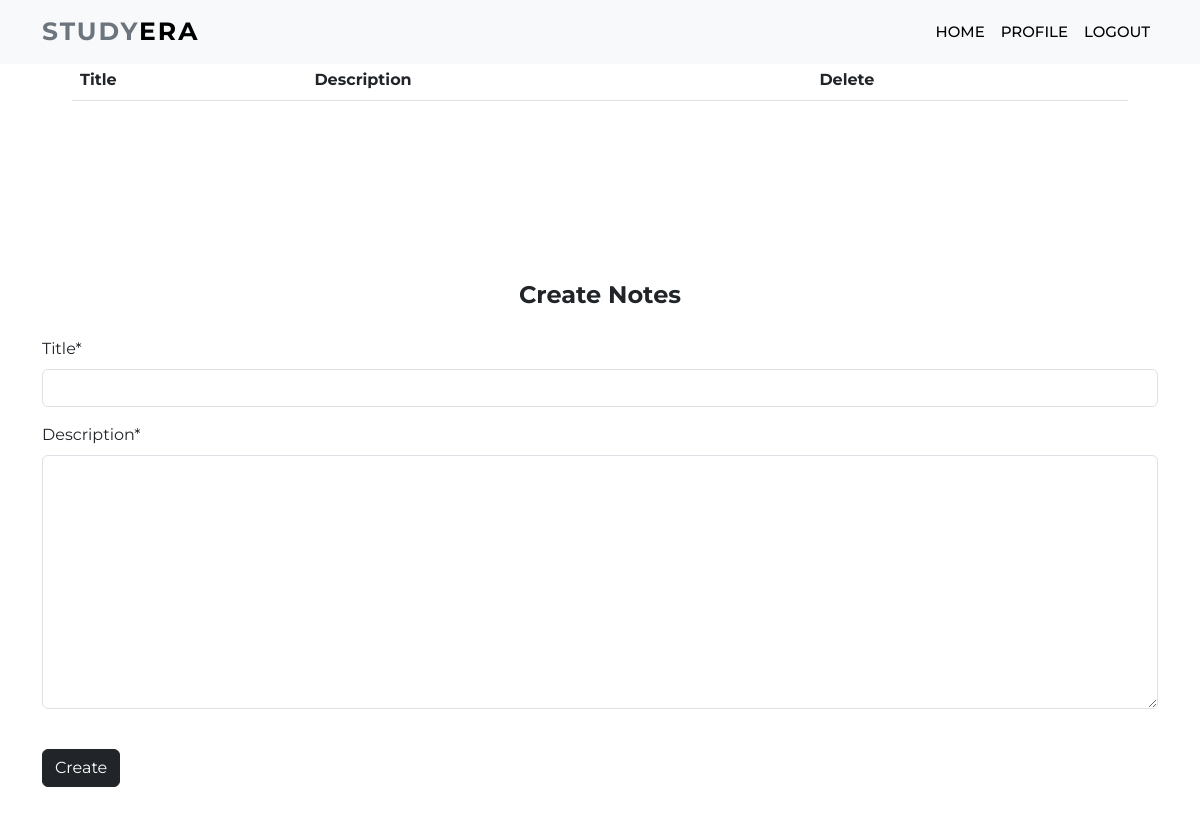
The app's page /notes (signed in), older data.
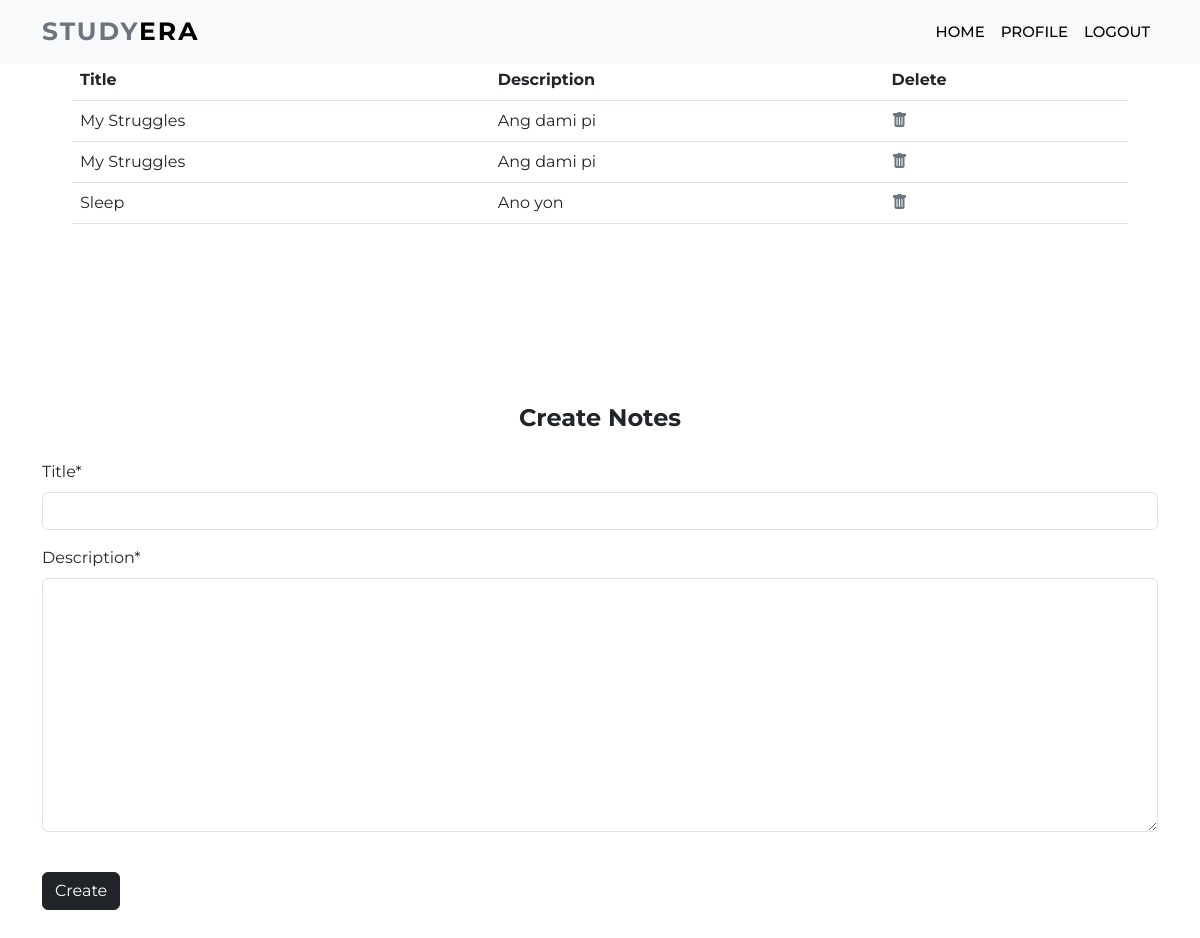
The same page, newer data.
### dashboard/models.py (models this page shows, shortened)
class Notes(models.Model):
    user = models.ForeignKey(User, on_delete=models.CASCADE)
    title = models.CharField(max_length=200)
    description = models.TextField()
    class Meta:
        verbose_name = "notes"
        verbose_name_plural = "notes"

### dashboard/views.py (the view)
# urls.py: path('notes',views.notes,name="notes"),
def notes(request):
    if request.method == "POST":
        form= NotesForm(request.POST)
        if form.is_valid():
            notes = Notes(user=request.user,title=request.POST['title'],description=request.POST['description'])
            notes.save()
    else:
        form = NotesForm()
    notes = Notes.objects.filter(user=request.user)
    context = {'notes':notes,'form':form}
    return render(request,'dashboard/notes.html',context)

### dashboard/forms.py
class NotesForm(forms.ModelForm):
    class Meta:
        model = Notes
        fields = ['title','description']

### dashboard/templates/dashboard/notes.html (shortened to what this page needs)
{% extends 'dashboard/home.html' %}
{% load static %}
{% load crispy_forms_tags %}
{% block content %}
<nav class="navbar navbar-expand-lg navbar-light bg-light fixed-top">
    <div class="container">
        <a class="navbar-brand" href="{% url 'home' %}"><span class="text-secondary">STUDY</span>ERA</a>
        <div class="collapse navbar-collapse" id="navbarSupportedContent">
            <ul class="navbar-nav ms-auto mb-2 mb-lg-0">
                <li class="nav-item">
                    <a class="nav-link" href="{% url 'home' %}">Home</a>
                </li>
                <li class="nav-item">
                    <a class="nav-link" href="{% url 'profile' %}">Profile</a>
                </li>
                <li class="nav-item">
                    <a class="nav-link" href="{% url 'homepage' %}">Logout</a>
                </li>
            </ul>
        </div>
    </div>
</nav>
<section style="padding: 5%">
    <div class="container">
        <table class="table">
            <thead>
                <tr>
                    <th scope="col">Title</th>
                    <th scope="col">Description</th>
                    <th scope="col">Delete</th>
                </tr>
            </thead>
            {% for note in notes %}
            <tbody>
              <tr>
                <td scope="col">{{note.title}}</td>
                <td scope="col">{{note.description|slice:"0:100"}}</td>
                <td scope="col"><a class="link-secondary" href="{% url 'delete-note' note.id %}">
                    <i class="bi bi-trash-fill"></i></a></td>
              </tr>
            </tbody>
            {% endfor %}
          </table>
    </div>
</section>
<section class="services section-padding" id="services">
    <div class="container">
        <form method="POST">
            <fieldset class="form-group">
                <legend class="mb-4 text-center"><strong>Create Notes</strong></legend>
            </fieldset>
            {{form|crispy}}
            <br><div class="form-group">
                <button href="" class="btn btn-dark text-center" type="submit">
                    Create
                </button>
            </div>
        </form>
        <div class="row m-0">
            <div class="col-md-12 p-0 pt-4 pb-4">
            </div>
        </div>
    </div>
</section>
{% endblock content %}

### dashboard/templates/dashboard/home.html (shortened to what this page needs)
<!DOCTYPE html>
{% load static %}
<html lang="en">
<head>
	<link href="https://cdn.jsdelivr.net/npm/bootstrap@5.3.0-alpha3/dist/css/bootstrap.min.css" rel="stylesheet">
	<link href="https://cdn.jsdelivr.net/npm/bootstrap-icons@1.7.2/font/bootstrap-icons.css" rel="stylesheet">
    <link rel="stylesheet" href="{% static 'css/style.css' %}" />
</head>
<body>
	{% block content %}{% endblock content %}
</body>
</html>

### static/css/style.css (style rules this page uses)
* { font-family: 'Montserrat', sans-serif; }
.section-padding { padding: 100px 0; }
.navbar-nav a { font-size: 15px; text-transform: uppercase; font-weight: 500; }
.navbar-light .navbar-brand { color: #000; font-size: 25px; text-transform: uppercase; font-weight: bold; letter-spacing: 2px; }
.navbar-light .navbar-nav .nav-link { color: #000; }

Row changes from the older to the newer data that the page shows:
added Notes: title "My Struggles", description "Ang dami pi"
added Notes: title "My Struggles", description "Ang dami pi"
added Notes: title "Sleep", description "Ano yon"
